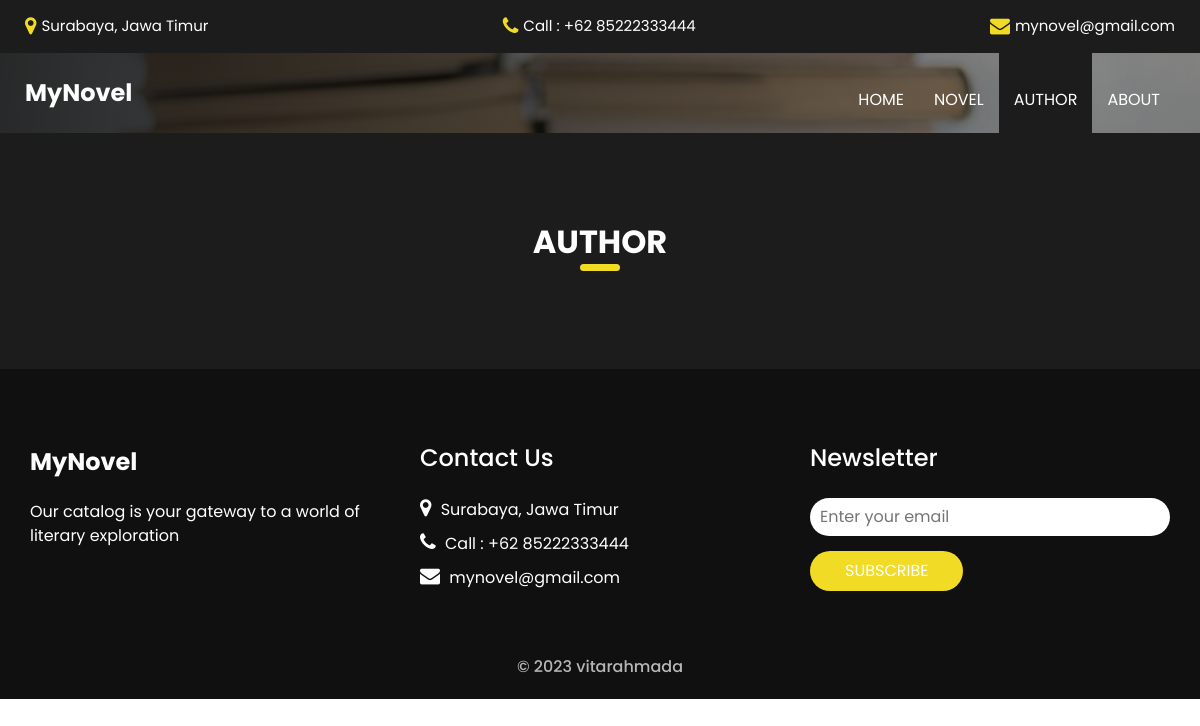
/penulis.php, run on an earlier commit of the app's database.
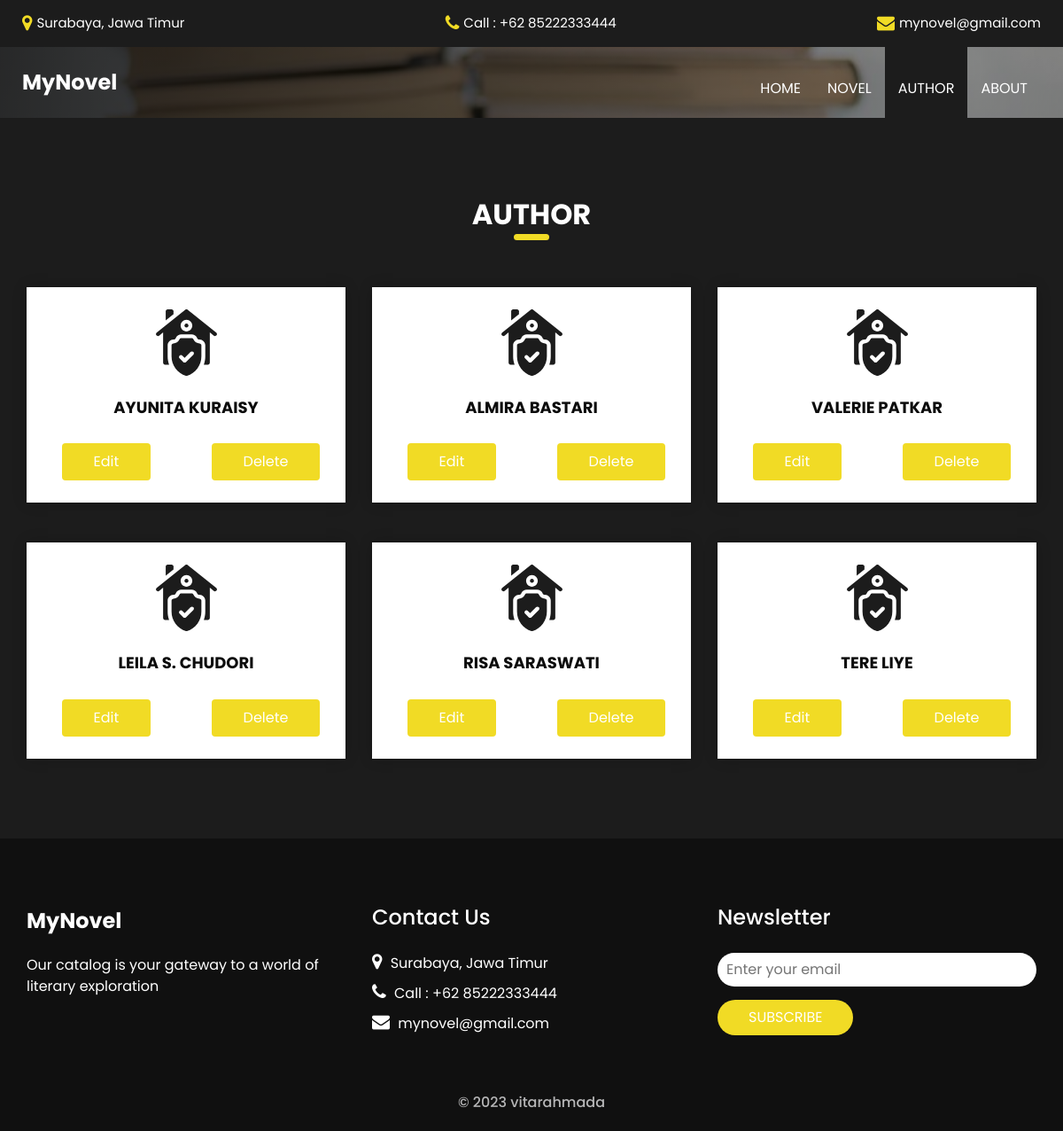
And on a later commit of the database.
### tables this page shows
CREATE TABLE `penulis` (
  `id_penulis` int(11) NOT NULL,
  `nama_penulis` varchar(255) NOT NULL
);

### penulis.php (the view, shortened to what the changed rows need)
<!DOCTYPE html>
<html>
<head>
    <link rel="stylesheet" type="text/css" href="css/bootstrap.css" />
    <link href="css/style.css" rel="stylesheet" />
    <link href="css/responsive.css" rel="stylesheet" />
</head>
<body class="sub_page">
    <section class="service_section layout_padding ">
        <div class="container">
            <div class="heading_container heading_center">
                <h2>
                    AUTHOR
                </h2>
            </div>
            <div class="row">
                <?php
                include "back-end/connection.php";
                $penulis = mysqli_query($connection, "SELECT * FROM penulis");
                foreach ($penulis as $key => $penulis1) {
                ?>
                    <div class="col-md-4">
                        <div class="box ">
                            <div class="img-box">
                            </div>
                            <div class="detail-box">
                                <h6>
                                    <?php echo $penulis1["nama_penulis"]; ?>
                                </h6>
                                <div class="row">
                                    <div class="col">
                                        <a href="edit_penulis.php?id_penulis=<?php echo $penulis1["id_penulis"] ?>" class="btn">Edit</a>
                                    </div>
                                    <div class="col">
                                        <a href="back-end/proses_delete_penulis.php?id_penulis=<?php echo $penulis1["id_penulis"] ?>" class="btn" onclick="return confirm('Are you sure you want to delete this item?');">Delete</a>
                                    </div>
                                </div>
                            </div>
                        </div>
                    </div>
                <?php } ?>
            </div>
        </div>
    </section>
</body>
</html>

What changed in the data, as far as the page shows it:
added penulis: nama_penulis "AYUNITA KURAISY"
added penulis: nama_penulis "ALMIRA BASTARI"
added penulis: nama_penulis "VALERIE PATKAR"
added penulis: nama_penulis "LEILA S. CHUDORI"
added penulis: nama_penulis "RISA SARASWATI"
added penulis: nama_penulis "TERE LIYE"
